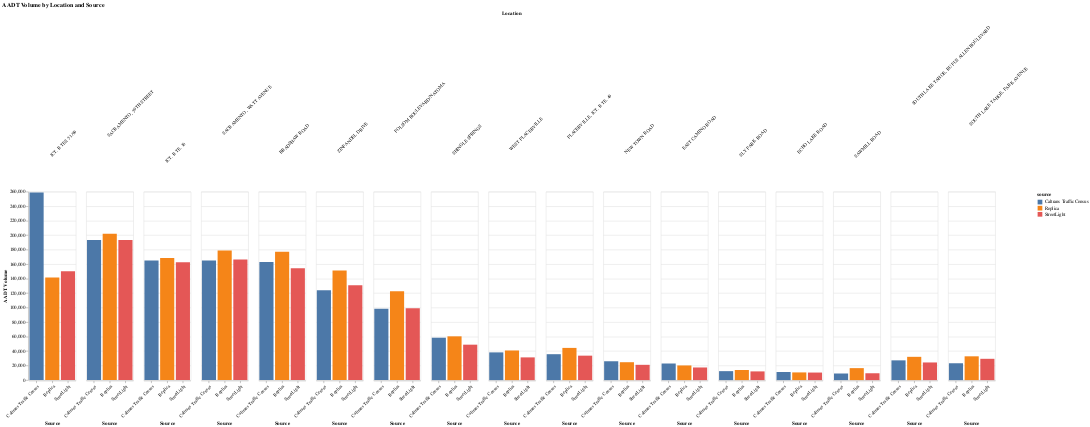

The code cell stored with this chart in its notebook:
### Code cell
df_chart = plot_aadt_by_location(df)
df_chart

### Figure 1 — Vega-Lite specification as saved in the notebook (floating-point values rounded to 4 significant figures)
{"config": {"view": {"continuousWidth": 300, "continuousHeight": 300}, "axis": {"labelFontSize": 10}, "header": {"labelFontSize": 10}}, "data": {"name": "data-457342d09195a4061543c9035bc93e48"}, "mark": {"type": "bar"}, "encoding": {"color": {"field": "source", "type": "nominal"}, "column": {"field": "location_description", "header": {"labelAngle": -45}, "sort": {"field": "location_order", "order": "ascending"}, "title": "Location", "type": "nominal"}, "tooltip": [{"field": "location_description", "type": "nominal"}, {"field": "aadt", "type": "quantitative"}, {"field": "source", "type": "nominal"}], "x": {"axis": {"labelAngle": -45}, "field": "source", "title": "Source", "type": "nominal"}, "y": {"field": "aadt", "title": "AADT Volume", "type": "quantitative"}}, "height": 400, "title": "AADT Volume by Location and Source", "width": 100, "$schema": "https://vega.github.io/schema/vega-lite/v5.14.1.json", "datasets": {"data-457342d09195a4061543c9035bc93e48": [{"aadt": "253,094.00", "location_order": 0, "source": "Caltrans PeMS", "year": 2007, "location_description": "JCT. RTES. 51/99", "route": "50"}, {"aadt": "215,489.00", "location_order": 1, "source": "Caltrans PeMS", "year": 2007, "location_description": "SACRAMENTO, 59TH STREET", "route": "50"}, {"aadt": "186,392.00", "location_order": 2, "source": "Caltrans PeMS", "year": 2007, "location_description": "JCT. RTE. 16", "route": "50"}, {"aadt": "183,867.00", "location_order": 3, "source": "Caltrans PeMS", "year": 2007, "location_description": "SACRAMENTO, WATT AVENUE", "route": "50"}, {"aadt": "177,096.00", "location_order": 4, "source": "Caltrans PeMS", "year": 2007, "location_description": "BRADSHAW ROAD", "route": "50"}, {"aadt": "148,977.00", "location_order": 5, "source": "Caltrans PeMS", "year": 2007, "location_description": "ZINFANDEL DRIVE", "route": "50"}, {"aadt": "94,121.00", "location_order": 6, "source": "Caltrans PeMS", "year": 2007, "location_description": "FOLSOM BOULEVARD/NATOMA", "route": "50"}, {"aadt": "61,687.00", "location_order": 7, "source": "Caltrans PeMS", "year": 2007, "location_description": "SHINGLE SPRINGS", "route": "50"}, {"aadt": "50,971.00", "location_order": 8, "source": "Caltrans PeMS", "year": 2003, "location_description": "WEST PLACERVILLE", "route": "50"}, {"aadt": "47,457.00", "location_order": 9, "source": "Caltrans PeMS", "year": 2006, "location_description": "PLACERVILLE, JCT. RTE. 49", "route": "50"}, {"aadt": "25,049.00", "location_order": 10, "source": "Caltrans PeMS", "year": 2006, "location_description": "NEW TOWN ROAD", "route": "50"}, {"aadt": "19,852.00", "location_order": 11, "source": "Caltrans PeMS", "year": 2006, "location_description": "EAST CAMINO ROAD", "route": "50"}, {"aadt": "9,918.00", "location_order": 12, "source": "Caltrans PeMS", "year": 2007, "location_description": "SLY PARK ROAD", "route": "50"}, {"aadt": "8,889.00", "location_order": 13, "source": "Caltrans PeMS", "year": 2006, "location_description": "ECHO LAKE ROAD", "route": "50"}, {"aadt": "12,959.00", "location_order": 14, "source": "Caltrans PeMS", "year": 2006, "location_description": "SAWMILL ROAD", "route": "50"}, {"aadt": "32,077.00", "location_order": 15, "source": "Caltrans PeMS", "year": 2007, "location_description": "SOUTH LAKE TAHOE, RUFUS ALLEN BOULEVARD", "route": "50"}, {"aadt": "34,707.00", "location_order": 16, "source": "Caltrans PeMS", "year": 2007, "location_description": "SOUTH LAKE TAHOE, PARK AVENUE", "route": "50"}, {"aadt": 259000.0, "location_order": 0, "source": "Caltrans Traffic Census", "year": "2022", "location_description": "JCT. RTES. 51/99", "route": "50"}, {"aadt": 193500.0, "location_order": 1, "source": "Caltrans Traffic Census", "year": "2022", "location_description": "SACRAMENTO, 59TH STREET", "route": "50"}, {"aadt": 165000.0, "location_order": 2, "source": "Caltrans Traffic Census", "year": "2022", "location_description": "JCT. RTE. 16", "route": "50"}, {"aadt": 165000.0, "location_order": 3, "source": "Caltrans Traffic Census", "year": "2022", "location_description": "SACRAMENTO, WATT AVENUE", "route": "50"}, {"aadt": 163000.0, "location_order": 4, "source": "Caltrans Traffic Census", "year": "2022", "location_description": "BRADSHAW ROAD", "route": "50"}, {"aadt": 124000.0, "location_order": 5, "source": "Caltrans Traffic Census", "year": "2022", "location_description": "ZINFANDEL DRIVE", "route": "50"}, {"aadt": 98500.0, "location_order": 6, "source": "Caltrans Traffic Census", "year": "2022", "location_description": "FOLSOM BOULEVARD/NATOMA", "route": "50"}, {"aadt": 58500.0, "location_order": 7, "source": "Caltrans Traffic Census", "year": "2022", "location_description": "SHINGLE SPRINGS", "route": "50"}, {"aadt": 38250.0, "location_order": 8, "source": "Caltrans Traffic Census", "year": "2022", "location_description": "WEST PLACERVILLE", "route": "50"}, {"aadt": 35750.0, "location_order": 9, "source": "Caltrans Traffic Census", "year": "2022", "location_description": "PLACERVILLE, JCT. RTE. 49", "route": "50"}, {"aadt": 26000.0, "location_order": 10, "source": "Caltrans Traffic Census", "year": "2022", "location_description": "NEW TOWN ROAD", "route": "50"}, {"aadt": 22900.0, "location_order": 11, "source": "Caltrans Traffic Census", "year": "2022", "location_description": "EAST CAMINO ROAD", "route": "50"}, {"aadt": 12350.0, "location_order": 12, "source": "Caltrans Traffic Census", "year": "2022", "location_description": "SLY PARK ROAD", "route": "50"}, {"aadt": 11150.0, "location_order": 13, "source": "Caltrans Traffic Census", "year": "2022", "location_description": "ECHO LAKE ROAD", "route": "50"}, {"aadt": 9100.0, "location_order": 14, "source": "Caltrans Traffic Census", "year": "2022", "location_description": "SAWMILL ROAD", "route": "50"}, {"aadt": 27250.0, "location_order": 15, "source": "Caltrans Traffic Census", "year": "2022", "location_description": "SOUTH LAKE TAHOE, RUFUS ALLEN BOULEVARD", "route": "50"}, {"aadt": 23250.0, "location_order": 16, "source": "Caltrans Traffic Census", "year": "2022", "location_description": "SOUTH LAKE TAHOE, PARK AVENUE", "route": "50"}, {"aadt": 141600.0, "location_order": 0, "source": "Replica", "year": "2022", "location_description": "JCT. RTES. 51/99", "route": "50"}, {"aadt": 202100.0, "location_order": 1, "source": "Replica", "year": "2022", "location_description": "SACRAMENTO, 59TH STREET", "route": "50"}, {"aadt": 168700.0, "location_order": 2, "source": "Replica", "year": "2022", "location_description": "JCT. RTE. 16", "route": "50"}, {"aadt": 179000.0, "location_order": 3, "source": "Replica", "year": "2022", "location_description": "SACRAMENTO, WATT AVENUE", "route": "50"}, {"aadt": 177000.0, "location_order": 4, "source": "Replica", "year": "2022", "location_description": "BRADSHAW ROAD", "route": "50"}, {"aadt": 151400.0, "location_order": 5, "source": "Replica", "year": "2022", "location_description": "ZINFANDEL DRIVE", "route": "50"}, {"aadt": 122600.0, "location_order": 6, "source": "Replica", "year": "2022", "location_description": "FOLSOM BOULEVARD/NATOMA", "route": "50"}, {"aadt": 60400.0, "location_order": 7, "source": "Replica", "year": "2022", "location_description": "SHINGLE SPRINGS", "route": "50"}, {"aadt": 40870.0, "location_order": 8, "source": "Replica", "year": "2022", "location_description": "WEST PLACERVILLE", "route": "50"}, {"aadt": 44430.0, "location_order": 9, "source": "Replica", "year": "2022", "location_description": "PLACERVILLE, JCT. RTE. 49", "route": "50"}, {"aadt": 24680.0, "location_order": 10, "source": "Replica", "year": "2022", "location_description": "NEW TOWN ROAD", "route": "50"}, {"aadt": 20220.0, "location_order": 11, "source": "Replica", "year": "2022", "location_description": "EAST CAMINO ROAD", "route": "50"}, {"aadt": 13930.0, "location_order": 12, "source": "Replica", "year": "2022", "location_description": "SLY PARK ROAD", "route": "50"}, {"aadt": 10610.0, "location_order": 13, "source": "Replica", "year": "2022", "location_description": "ECHO LAKE ROAD", "route": "50"}, {"aadt": 16510.0, "location_order": 14, "source": "Replica", "year": "2022", "location_description": "SAWMILL ROAD", "route": "50"}, {"aadt": 32120.0, "location_order": 15, "source": "Replica", "year": "2022", "location_description": "SOUTH LAKE TAHOE, RUFUS ALLEN BOULEVARD", "route": "50"}, {"aadt": 32820.0, "location_order": 16, "source": "Replica", "year": "2022", "location_description": "SOUTH LAKE TAHOE, PARK AVENUE", "route": "50"}, {"aadt": 150160, "location_order": 0, "source": "StreetLight", "year": "2022", "location_description": "JCT. RTES. 51/99", "route": "50"}, {"aadt": 193243, "location_order": 1, "source": "StreetLight", "year": "2022", "location_description": "SACRAMENTO, 59TH STREET", "route": "50"}, {"aadt": 162535, "location_order": 2, "source": "StreetLight", "year": "2022", "location_description": "JCT. RTE. 16", "route": "50"}, {"aadt": 166384, "location_order": 3, "source": "StreetLight", "year": "2022", "location_description": "SACRAMENTO, WATT AVENUE", "route": "50"}, {"aadt": 154305, "location_order": 4, "source": "StreetLight", "year": "2022", "location_description": "BRADSHAW ROAD", "route": "50"}, {"aadt": 130871, "location_order": 5, "source": "StreetLight", "year": "2022", "location_description": "ZINFANDEL DRIVE", "route": "50"}, {"aadt": 99134, "location_order": 6, "source": "StreetLight", "year": "2022", "location_description": "FOLSOM BOULEVARD/NATOMA", "route": "50"}, {"aadt": 48885, "location_order": 7, "source": "StreetLight", "year": "2022", "location_description": "SHINGLE SPRINGS", "route": "50"}, {"aadt": 31344, "location_order": 8, "source": "StreetLight", "year": "2022", "location_description": "WEST PLACERVILLE", "route": "50"}, {"aadt": 33727, "location_order": 9, "source": "StreetLight", "year": "2022", "location_description": "PLACERVILLE, JCT. RTE. 49", "route": "50"}, {"aadt": 21081, "location_order": 10, "source": "StreetLight", "year": "2022", "location_description": "NEW TOWN ROAD", "route": "50"}, {"aadt": 17418, "location_order": 11, "source": "StreetLight", "year": "2022", "location_description": "EAST CAMINO ROAD", "route": "50"}, {"aadt": 12005, "location_order": 12, "source": "StreetLight", "year": "2022", "location_description": "SLY PARK ROAD", "route": "50"}, {"aadt": 10410, "location_order": 13, "source": "StreetLight", "year": "2022", "location_description": "ECHO LAKE ROAD", "route": "50"}, {"aadt": 9437, "location_order": 14, "source": "StreetLight", "year": "2022", "location_description": "SAWMILL ROAD", "route": "50"}, {"aadt": 24337, "location_order": 15, "source": "StreetLight", "year": "2022", "location_description": "SOUTH LAKE TAHOE, RUFUS ALLEN BOULEVARD", "route": "50"}, {"aadt": 29381, "location_order": 16, "source": "StreetLight", "year": "2022", "location_description": "SOUTH LAKE TAHOE, PARK AVENUE", "route": "50"}]}}
